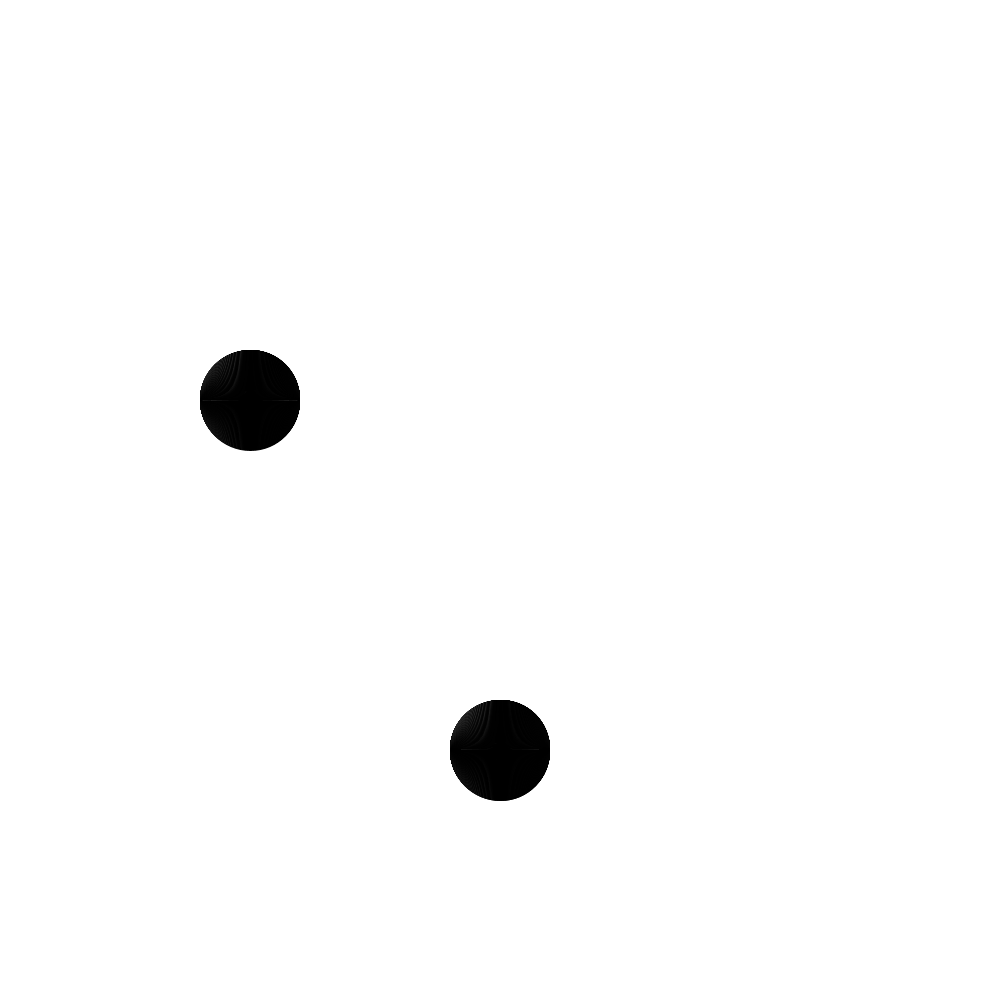
Frame 1 (no input)
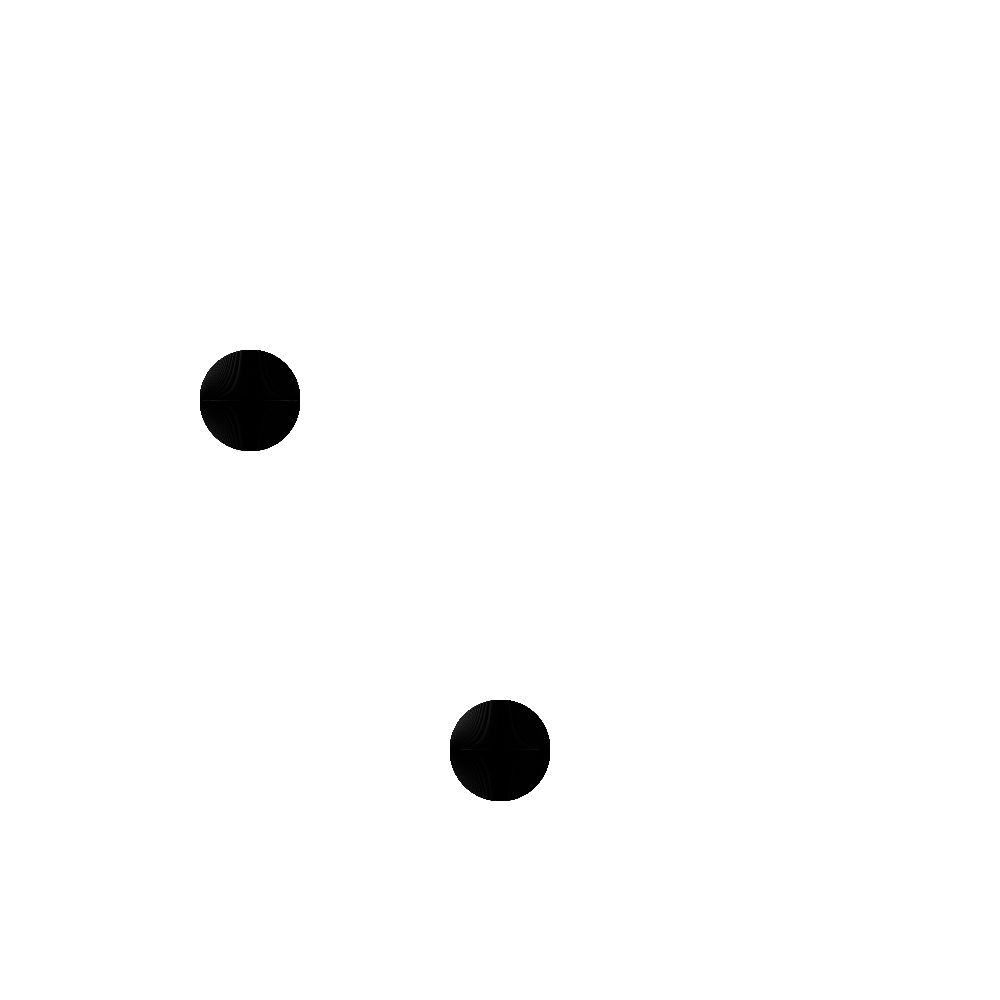
Frame 60 (the mouse pressed at the canvas centre just before this capture)
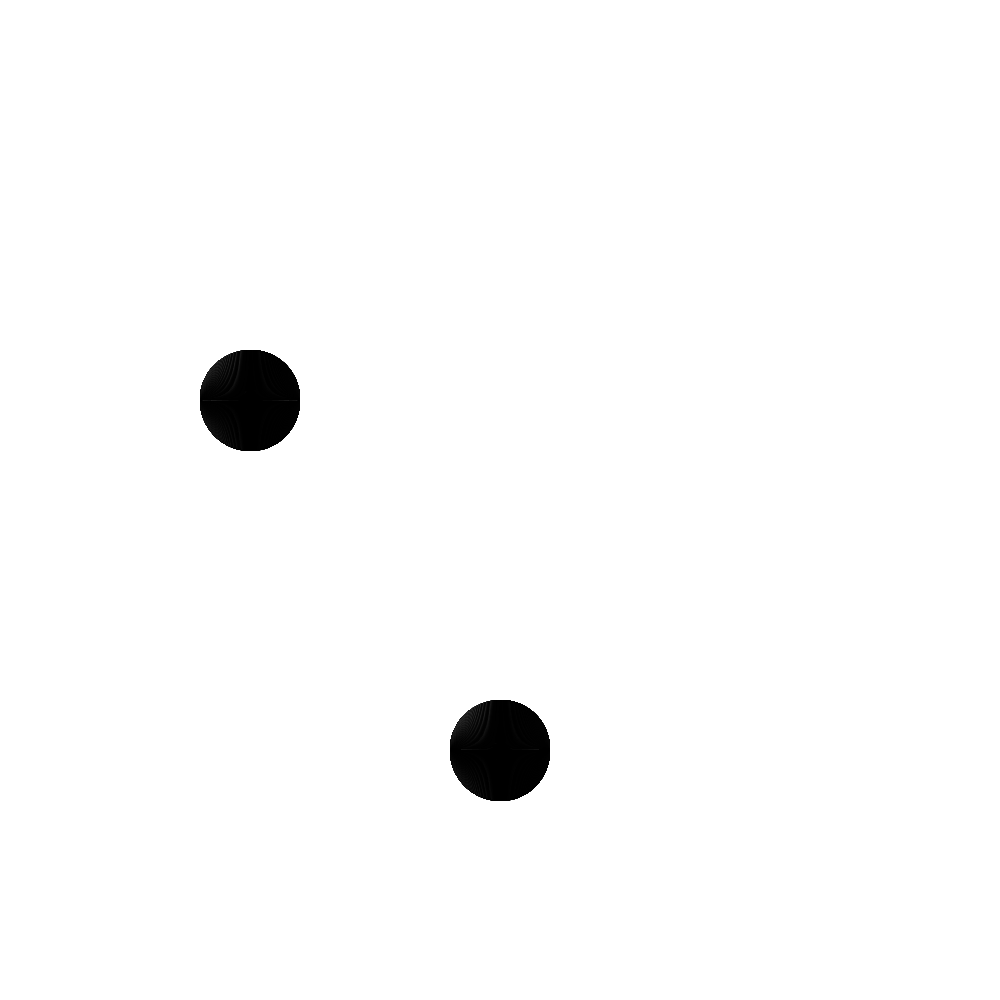
Frame 120 (the mouse held since frame 60 and released just before this capture)

The Processing sketch that drew these frames (run headless with seeded random() and noise(); from frame 60 on, the mouse is pressed at the canvas centre):

// Processing sketch: bono_7_1
// ── bono_7_1.pde
void setup() {
size(1000,1000);
background(255);
}

void draw() {
dibujarCirculo( width *0.25, height *0.4, 100, 500);
dibujarCirculo( width *0.5, height *0.75, 100, 500);
dibujarCirculo( width *0.5, height *0.75, 100, 500);
}
//permite crear bloques de codigo para reutilizarlos varias veces, permite simplifcar el codigo

void dibujarCirculo(float xPos, float yPos, float size, float numero) {
  float steps = size/numero;
  println (steps);
  for(int i = 0; i < numero; i++) {
    ellipse(xPos, yPos, size - 1*steps, size -i*steps);
  }
}
